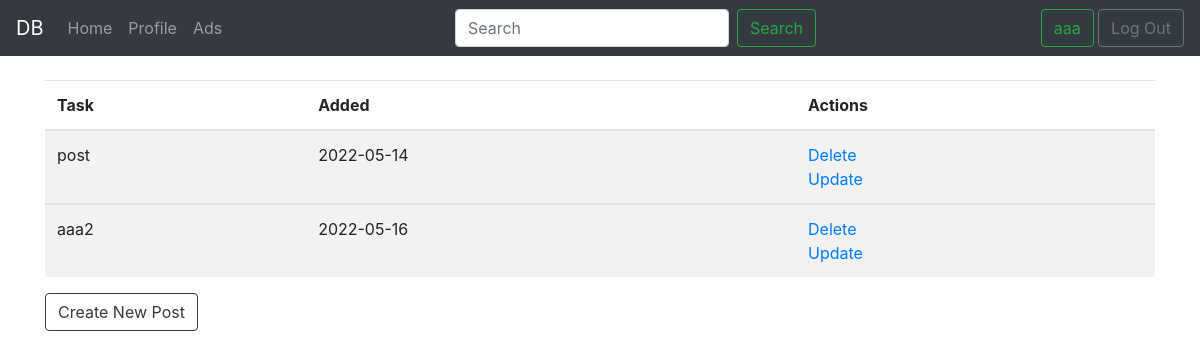
The page /profile (signed in) on the database its author committed.
### app.py (models this page shows, shortened)
class User(db.Model, UserMixin):
    __tablename__ = 'user'
    id = db.Column(db.Integer, primary_key=True)
    email = db.Column(db.String(50), nullable=False, unique=True)
    first_name = db.Column(db.String(50), nullable=False)
    last_name = db.Column(db.String(50), nullable=False)
    password = db.Column(db.String(80), nullable=False)
    age = db.Column(db.Integer, nullable=False)
    gender = db.Column(db.String(30), nullable=False)
    location = db.Column(db.String(50), nullable=False)
    posts = db.relationship('Post', backref='user')

class Post(db.Model):
    id = db.Column(db.Integer, primary_key=True)
    content = db.Column(db.String(400), nullable=False)
    date_created = db.Column(db.DateTime, default=datetime.utcnow)
    user_id = db.Column(db.Integer, db.ForeignKey('user.id'))

### app.py (the view)
@app.route('/profile', methods=['GET', 'POST'])
def profile():
    if request.method == 'POST':
        content = request.form['content']
        if len(content) < 1:
            flash("Task too short!", category='error')
        else:
            new_post = Post(
                content=content,
                user_id=current_user.id)
            db.session.add(new_post)
            db.session.commit()
            flash("Task created successfully", category='success')
            return redirect('ads')
        return redirect(url_for('profile'))
    else:
        return render_template(
            'profile.html',
            user=current_user)

### app.py (called while the page is built)
@login_manager.user_loader
def load_user(user_id):
    return User.query.get(int(user_id))

### templates/profile.html (shortened to what this page needs)
{% extends 'base.html' %}
{% block body %}
    {% if current_user.is_authenticated %}
    <br>
    <div class="container">
        <table class="table table-striped">
            <thead>
                <tr>
                    <th scope="col">Task</th>
                    <th scope="col">Added</th>
                    <th scope="col">Actions</th>
                </tr>
            </thead>
            {% for post in user.posts %}
                <tbody>
                    <tr>
                        <td scope="row">{{ post.content }}</td>
                        <td scope="row">{{ post.date_created.date() }}</td>
                        <td scope="row">
                            <a href="/delete/{{post.id}}">Delete</a><br>
                            <a href="/update/{{post.id}}">Update</a>
                        </td>
                    </tr>
                </tbody>
            {% endfor %}
        </table>
        <button
        class="btn btn-outline-dark"
        type="button" onclick="document.getElementById('create-post').style.display = ''"
        >
        Create New Post
    </button>
    </div><br><br>
    {% endif %}
{% endblock %}

### templates/base.html (shortened to what this page needs)
<!DOCTYPE html>
<html lang="en">
    <head>
        <link rel="stylesheet" href="https://cdn.jsdelivr.net/npm/bootstrap@4.0.0/dist/css/bootstrap.min.css">
    </head>
    <body>
        <nav class="navbar navbar-expand-lg navbar-dark bg-dark">
            <a class="navbar-brand" href="{{url_for('index')}}">DB</a>
            <div id="nav-menu" class="collapse navbar-collapse">
                <ul class="navbar-nav mr-auto">
                    <li class="nav-item">
                      <a class="nav-link" href="{{url_for('index')}}">Home</a>
                    </li>
                    <li class="nav-item">
                      <a class="nav-link" href="{{url_for('profile')}}">Profile</a>
                    </li>
                    <li class="nav-item">
                      <a class="nav-link" href="{{url_for('ads')}}">Ads</a>
                    </li>
                </ul>
                <ul class="navbar-nav">
                  <form
                  class="form-inline my-2 my-lg-0"
                  action="/search">
                    <input
                        class="form-control mr-sm-2"
                        type="search"
                        placeholder="Search"
                        aria-label="Search"
                        name="search">
                    <button
                        class="btn btn-outline-success my-2 my-sm-0"
                        type="submit">
                        Search
                    </button>
                  </form>
                </ul>
                <ul class="navbar-nav ml-auto">
                    {% if current_user.is_authenticated %}
                    <li class="nav-item">
                        <a class="btn btn-outline-success" href="{{url_for('profile')}}">{{current_user.first_name}}</a>
                        <a class="btn btn-outline-secondary" href="{{url_for('logout')}}">Log Out</a>
                    </li>
                    {% else %}
                    <li class="nav-item">
                        <a class="btn btn-success" href="{{url_for('login')}}">Sign In</a>
                        <a class="btn btn-outline-success" href="{{url_for('signup')}}">Sign Up</a>
                    </li>
                    {% endif %}
                </ul>
            </div>
          </nav>
        {% block body %}{% endblock %}
    </body>
</html>

### rows shown on the page
User: first_name "aaa"
Post: content "post", date_created "2022-05-14"
Post: content "aaa2", date_created "2022-05-16"
